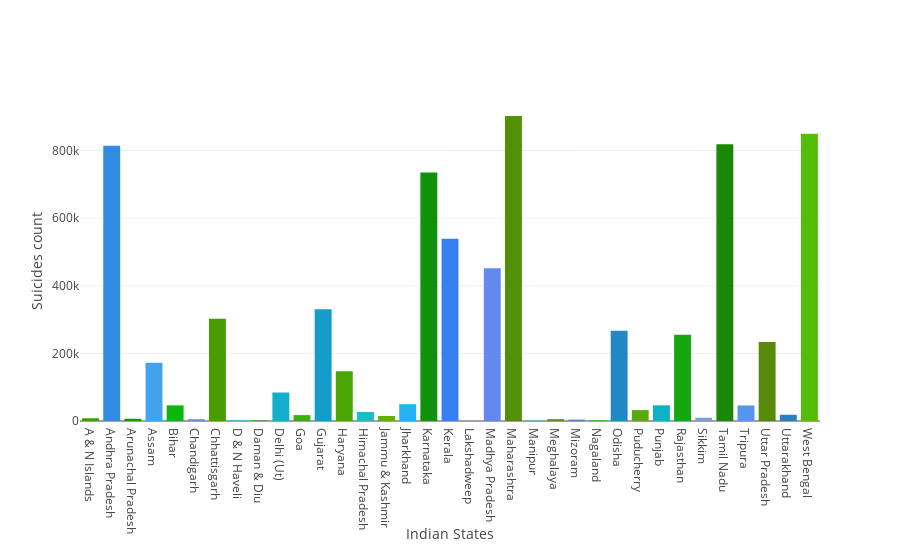

This figure's notebook cell:
### Code cell
# Creating bar plot
bars = []
label = "Suicides count in Indian States"
bars.append(go.Bar(x=states,
                   y=count,
                   name=label,
                   marker={'color': list(colors.values())}))

layout = go.Layout(xaxis = dict(title=dict(text="Indian States"), automargin=True),
                   yaxis = dict(title=dict(text="Suicides count"), automargin=True))
fig = go.Figure(data=bars, layout = layout)
pyo.iplot(fig)

### Figure 1 — Plotly figure (JSON) as saved in the notebook; plotly's stock layout.template omitted (floating-point values rounded to 4 significant figures)
{"data": [{"marker": {"color": ["rgb(61,156,10)", "rgb(50,139,223)", "rgb(19,156,7)", "rgb(65,162,239)", "rgb(13,182,11)", "rgb(105,134,230)", "rgb(70,157,0)", "rgb(89,184,228)", "rgb(33,165,13)", "rgb(18,175,205)", "rgb(56,177,15)", "rgb(20,156,202)", "rgb(75,165,2)", "rgb(30,187,196)", "rgb(99,176,5)", "rgb(32,180,241)", "rgb(15,145,11)", "rgb(54,128,244)", "rgb(112,156,7)", "rgb(100,137,238)", "rgb(84,143,8)", "rgb(100,181,212)", "rgb(87,145,7)", "rgb(73,138,201)", "rgb(15,186,9)", "rgb(34,136,195)", "rgb(92,168,10)", "rgb(14,176,199)", "rgb(22,167,14)", "rgb(119,161,216)", "rgb(25,137,5)", "rgb(86,149,238)", "rgb(87,137,11)", "rgb(39,129,193)", "rgb(83,190,4)"]}, "name": "Suicides count in Indian States", "type": "bar", "uid": "3cb51f9d-4b6c-4c97-bd65-308408759e20", "x": ["A & N Islands", "Andhra Pradesh", "Arunachal Pradesh", "Assam", "Bihar", "Chandigarh", "Chhattisgarh", "D & N Haveli", "Daman & Diu", "Delhi (Ut)", "Goa", "Gujarat", "Haryana", "Himachal Pradesh", "Jammu & Kashmir", "Jharkhand", "Karnataka", "Kerala", "Lakshadweep", "Madhya Pradesh", "Maharashtra", "Manipur", "Meghalaya", "Mizoram", "Nagaland", "Odisha", "Puducherry", "Punjab", "Rajasthan", "Sikkim", "Tamil Nadu", "Tripura", "Uttar Pradesh", "Uttarakhand", "West Bengal"], "y": [8109, 814059, 6633, 172276, 46214, 5164, 302354, 3430, 1391, 84272, 17363, 330858, 147176, 26562, 14821, 49720, 734825, 538946, 50, 451535, 901945, 2102, 5415, 4154, 1728, 267234, 32144, 46350, 255134, 9606, 818691, 45965, 233352, 18496, 849936]}], "layout": {"xaxis": {"automargin": true, "title": {"text": "Indian States"}}, "yaxis": {"automargin": true, "title": {"text": "Suicides count"}}}}
